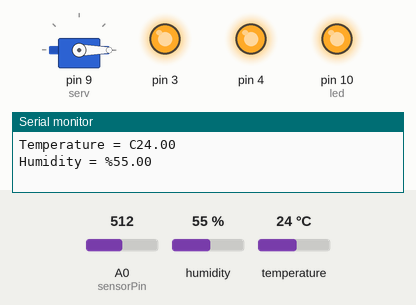
The sketch below on a simulated Arduino Uno, built with avr-gcc and run on an emulated ATmega328P. On the bench: servo, output pins drawn as LEDs (lit = HIGH), the last lines printed to the serial monitor. The inputs (shaded band) are chosen by the test bench; at power-on: A0 (sensorPin) = 512, humidity 55 %, temperature 24 °C.

Above: at 0.05 s.
At 14.95 s:
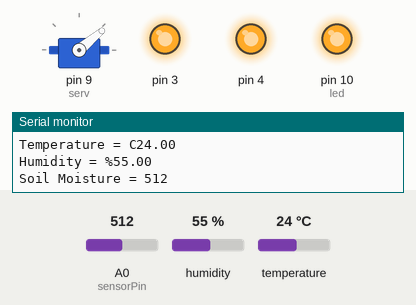
Timing chart, 0 to 19.5 s (numbered marks = the images above):
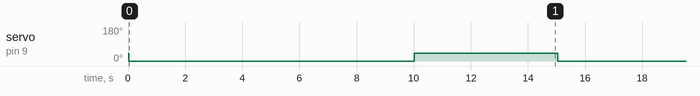

Measured:
- by itself, servo on pin 9 (serv): alternates 40° for 5.0 s and 0° for 10.0 s

The sketch:

CODE.ino
```cpp
//βιβλιοθήκες
#include <dht.h>
#include <Servo.h>
dht DHT;
#define DHT11_PIN 7

//μεταβλητές
float hum;
float temp;
int sensorPin = A0;
int sensorValue;
Servo serv;


void setup(){
  Serial.begin(9600);
  //καθορισμός θυρών
  pinMode(7, INPUT); //θερμοκρασία/υγρασία ατμόσφαιρας
  pinMode(3, OUTPUT); //ανεμιστήρας
  pinMode(4, OUTPUT); //θερμενόμενο σύρμα
  serv.attach(9); //βαλβίδα νερού
  pinMode(10, OUTPUT); //led

  digitalWrite(10, HIGH);

  serv.write(40); //ορίζει την θέση του servo για να είναι κλειστή η βαλβίδα

  digitalWrite(3, HIGH);
  digitalWrite(4, HIGH);
}

void loop(){

  //εντολές αισθητήρα DHT11(υγρ./θερμ.)
  int chk = DHT.read11(DHT11_PIN);
  hum = DHT.humidity;
  temp = DHT.temperature;
  Serial.print("Temperature = C");
  Serial.println(temp);
  Serial.print("Humidity = %");
  Serial.println(hum);


  //ρυθμίσεις ανεμιστήρα και θέρμανσης
  if (hum > 80){
    digitalWrite(3, LOW);
  }
  else {
    digitalWrite(3, HIGH);
  }


  if (temp < 22){
    digitalWrite(4, LOW);
  }
  else {
    digitalWrite(4, HIGH);
  }

  //εντολές αισθητήρα υγρασίας εδάφους
  sensorValue = analogRead(sensorPin);
  Serial.print ("Soil Moisture = ");
  Serial.println(sensorValue);


  //ρυθμίσεις βαλβίδας νερού
  if (sensorValue > 400) {
  serv.write(0); //στην θέση 0, η βαλβίδα είναι ανοιχτή
  delay(10000);
  serv.write(40); //το servo επαναφέρεται στην αρχική θέση και το καλαμάκι σπάει
  }
  else {
    serv.write(40);
  }


  delay(5000);
}
```
